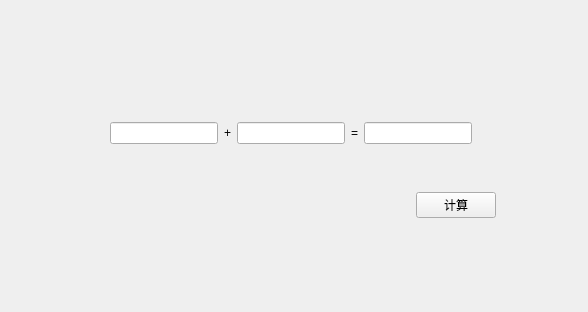
<?xml version="1.0" encoding="UTF-8"?>
<ui version="4.0">
 <class>Widget</class>
 <widget class="QWidget" name="Widget">
  <property name="geometry">
   <rect>
    <x>0</x>
    <y>0</y>
    <width>588</width>
    <height>312</height>
   </rect>
  </property>
  <property name="windowTitle">
   <string>Widget</string>
  </property>
  <property name="autoFillBackground">
   <bool>false</bool>
  </property>
  <widget class="QWidget" name="verticalLayoutWidget">
   <property name="geometry">
    <rect>
     <x>40</x>
     <y>80</y>
     <width>501</width>
     <height>181</height>
    </rect>
   </property>
   <layout class="QVBoxLayout" name="verticalLayout">
    <item>
     <layout class="QHBoxLayout" name="horizontalLayout">
      <item>
       <spacer name="horizontalSpacer">
        <property name="orientation">
         <enum>Qt::Horizontal</enum>
        </property>
        <property name="sizeHint" stdset="0">
         <size>
          <width>40</width>
          <height>20</height>
         </size>
        </property>
       </spacer>
      </item>
      <item>
       <widget class="QLineEdit" name="lineEditNum1"/>
      </item>
      <item>
       <widget class="QLabel" name="label">
        <property name="text">
         <string>+</string>
        </property>
       </widget>
      </item>
      <item>
       <widget class="QLineEdit" name="lineEditNum2"/>
      </item>
      <item>
       <widget class="QLabel" name="label_2">
        <property name="text">
         <string>=</string>
        </property>
       </widget>
      </item>
      <item>
       <widget class="QLineEdit" name="lineEditSum">
        <property name="readOnly">
         <bool>true</bool>
        </property>
       </widget>
      </item>
      <item>
       <spacer name="horizontalSpacer_2">
        <property name="orientation">
         <enum>Qt::Horizontal</enum>
        </property>
        <property name="sizeHint" stdset="0">
         <size>
          <width>40</width>
          <height>20</height>
         </size>
        </property>
       </spacer>
      </item>
     </layout>
    </item>
    <item>
     <layout class="QHBoxLayout" name="horizontalLayout_2">
      <property name="rightMargin">
       <number>45</number>
      </property>
      <item>
       <spacer name="horizontalSpacer_3">
        <property name="orientation">
         <enum>Qt::Horizontal</enum>
        </property>
        <property name="sizeHint" stdset="0">
         <size>
          <width>40</width>
          <height>20</height>
         </size>
        </property>
       </spacer>
      </item>
      <item>
       <widget class="QPushButton" name="ButtonCalc">
        <property name="text">
         <string>计算</string>
        </property>
       </widget>
      </item>
     </layout>
    </item>
   </layout>
  </widget>
 </widget>
 <resources/>
 <connections/>
</ui>
